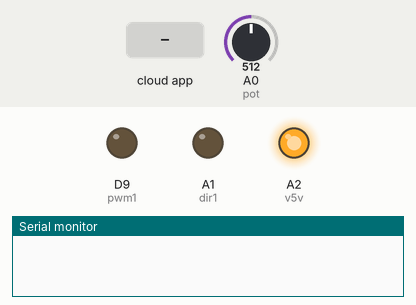
This sketch was run on a simulated Arduino Nano 33 IoT. Parts: output pins drawn as LEDs (lit = HIGH), the last lines printed to the serial monitor. Inputs (shaded band) come from the test bench; at power-on: A0 (pot) = 512. WiFi joins after 1.5 s; servers stay silent unless stated.

Above: at 4.2 s.
4.3 s: the phone or cloud app sets window to 0
At 5.7 s:
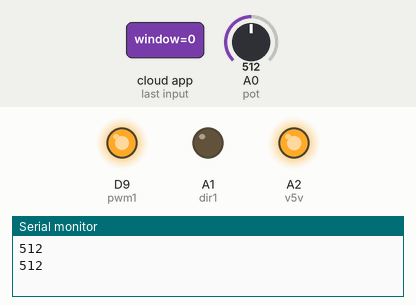
6.3 s: A0 (pot) set to 62
7.8 s: A0 (pot) set to 51
At 9.0 s:
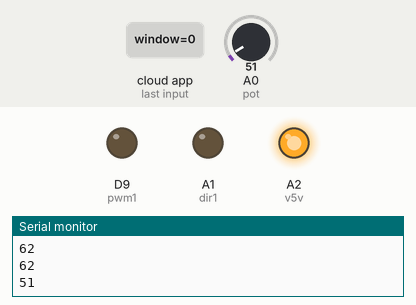
9.3 s: the phone or cloud app sets window to 1
At 10.7 s:
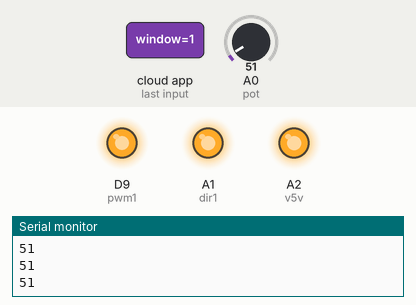
11.3 s: A0 (pot) set to 444
12.8 s: A0 (pot) set to 468
At 14.2 s:
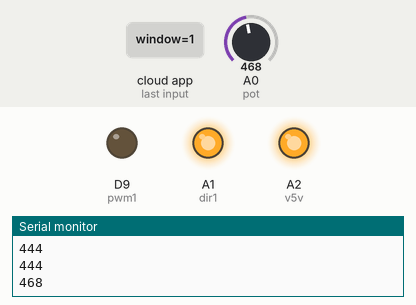
Timing chart, 0 to 15.3 s (numbered marks = the images above; inputs shaded):
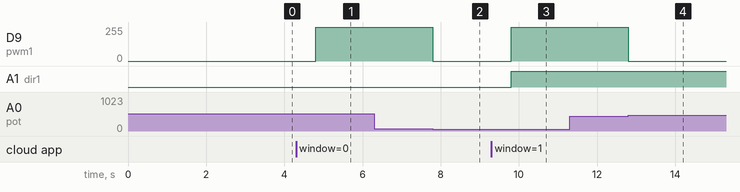

Measured:
- the behaviour switches between 57 and 56 on A0 (pot) (found by bisection; images 1 and 2)
- the behaviour switches between 454 and 455 on A0 (pot) (found by bisection; images 3 and 4)
- after the input at 4.3 s, D9 (pwm1): 0/255 → 254/255 after 0.50 s
- after the input at 7.8 s, D9 (pwm1): 254/255 → 0/255 at once
- after the input at 9.3 s, D9 (pwm1): 0/255 → 254/255 after 0.50 s; A1 (dir1): LOW → HIGH after 0.50 s
- after the input at 12.8 s, D9 (pwm1): 254/255 → 0/255 at once

The sketch:

IoTwindow.ino
```cpp
//driver program for IoT window

#include "arduino_secrets.h"
#include "thingProperties.h"

void setup() {
  #define pwm1 9 //pin 9 used for controlling actuator speed
  #define dir1 A1 //pin A1 used for actuator direction
  #define pot A0 //pin A0 reads actuators feedback for updates on amount opened/closed
  #define v5v A2 //digital pin to power actuator POT
  pinMode(v5v, OUTPUT);
  pinMode(pwm1, OUTPUT);
  pinMode(dir1, OUTPUT);
  digitalWrite(v5v, HIGH);
  // Initialize serial and wait for port to open:
  Serial.begin(9600);
  // This delay gives the chance to wait for a Serial Monitor without blocking if none is found
  delay(1500);

  // Defined in thingProperties.h
  initProperties();

  // Connect to Arduino IoT Cloud
  ArduinoCloud.begin(ArduinoIoTPreferredConnection);

  /*
     The following function allows you to obtain more information
     related to the state of network and IoT Cloud connection and errors
     the higher number the more granular information you’ll get.
     The default is 0 (only errors).
     Maximum is 4
 */
  setDebugMessageLevel(2);
  ArduinoCloud.printDebugInfo();
}

void loop() {
  ArduinoCloud.update();
}

 float readPot()
 {
   delay(500);
   int potValue = analogRead(pot);
   Serial.println(analogRead(pot));
   float feedback = 12*potValue/682;
   //actuator is 12" long, max analog read is 1024 when powered by 5V, since powered by 3.3V max read is 1024*(2/3) = 682
   return feedback;
 }

 void openWin(){
   float x1 = readPot();
   digitalWrite (dir1, HIGH); //set actuator to open direction
   analogWrite (pwm1, 254); //turn actuator on to max speed
   while (x1<8.0){ //actuator to open 8 inches due to size of window
    x1 = readPot(); //reads actuator feedback to check for current position
   }
   analogWrite(pwm1,0); //stop actuator
   return;
 }

 void closeWin(){
   float x2 = readPot();
   digitalWrite (dir1, LOW); //set actuator to closing direction
   analogWrite (pwm1, 254); //turn on actuator
   while (x2>0.2) { //0.2 is near the complete closed position, gives the program time to continue faster
    x2=readPot(); //reads actuator feedback to check for current position
   }
   analogWrite(pwm1,0); //stop actuator
   return;
 }

void onWindowChange() { //opens or closes upon detecting change from cloud
  if(window==1)
  openWin();
  else
  closeWin();
}
```

arduino_secrets.h
```cpp
#define SECRET_SSID ""
#define SECRET_PASS ""
```

thingProperties.h
```cpp
#include <ArduinoIoTCloud.h>
#include <Arduino_ConnectionHandler.h>


const char THING_ID[] = "";

const char SSID[]     = SECRET_SSID;    // Network SSID (name)
const char PASS[]     = SECRET_PASS;    // Network password (use for WPA, or use as key for WEP)

void onWindowChange();

CloudSwitch window;

void initProperties(){

  ArduinoCloud.setThingId(THING_ID);
  ArduinoCloud.addProperty(window, READWRITE, ON_CHANGE, onWindowChange);

}

WiFiConnectionHandler ArduinoIoTPreferredConnection(SSID, PASS);
```
